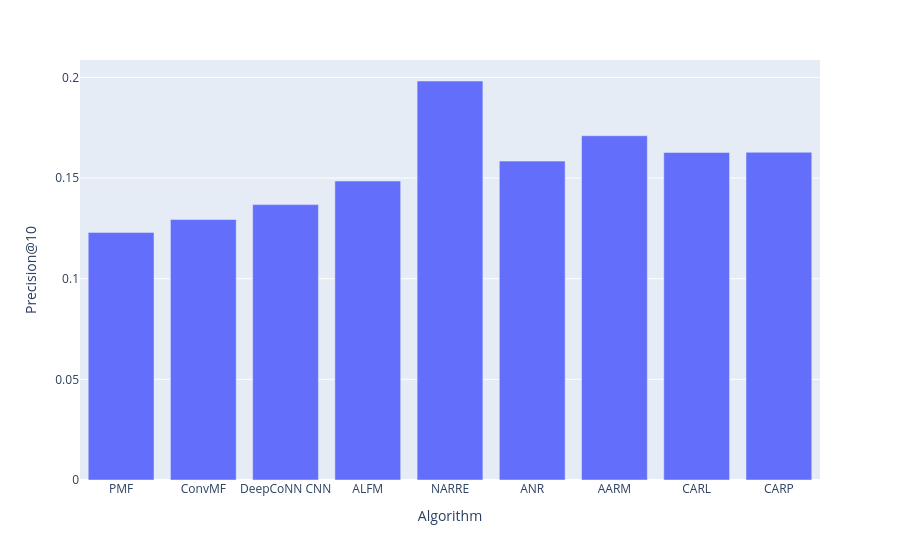

The notebook cell this image was saved under:
### Code cell
px.bar(df, x = 'Algorithm', y = 'Precision@10')

### Figure 1 — Plotly figure (JSON) as saved in the notebook; plotly's stock layout.template omitted (floating-point values rounded to 4 significant figures)
{"data": [{"alignmentgroup": "True", "hovertemplate": "Algorithm=%{x}<br>Precision@10=%{y}<extra></extra>", "legendgroup": "", "marker": {"color": "#636efa", "pattern": {"shape": ""}}, "name": "", "offsetgroup": "", "orientation": "v", "showlegend": false, "textposition": "auto", "type": "bar", "x": ["PMF", "ConvMF", "DeepCoNN CNN", "ALFM", "NARRE", "ANR", "AARM", "CARL", "CARP"], "xaxis": "x", "y": [0.123, 0.1294, 0.1368, 0.1485, 0.1982, 0.1584, 0.171, 0.1627, 0.1628], "yaxis": "y"}], "layout": {"barmode": "relative", "legend": {"tracegroupgap": 0}, "margin": {"t": 60}, "xaxis": {"anchor": "y", "domain": [0, 1], "title": {"text": "Algorithm"}}, "yaxis": {"anchor": "x", "domain": [0, 1], "title": {"text": "Precision@10"}}}}
